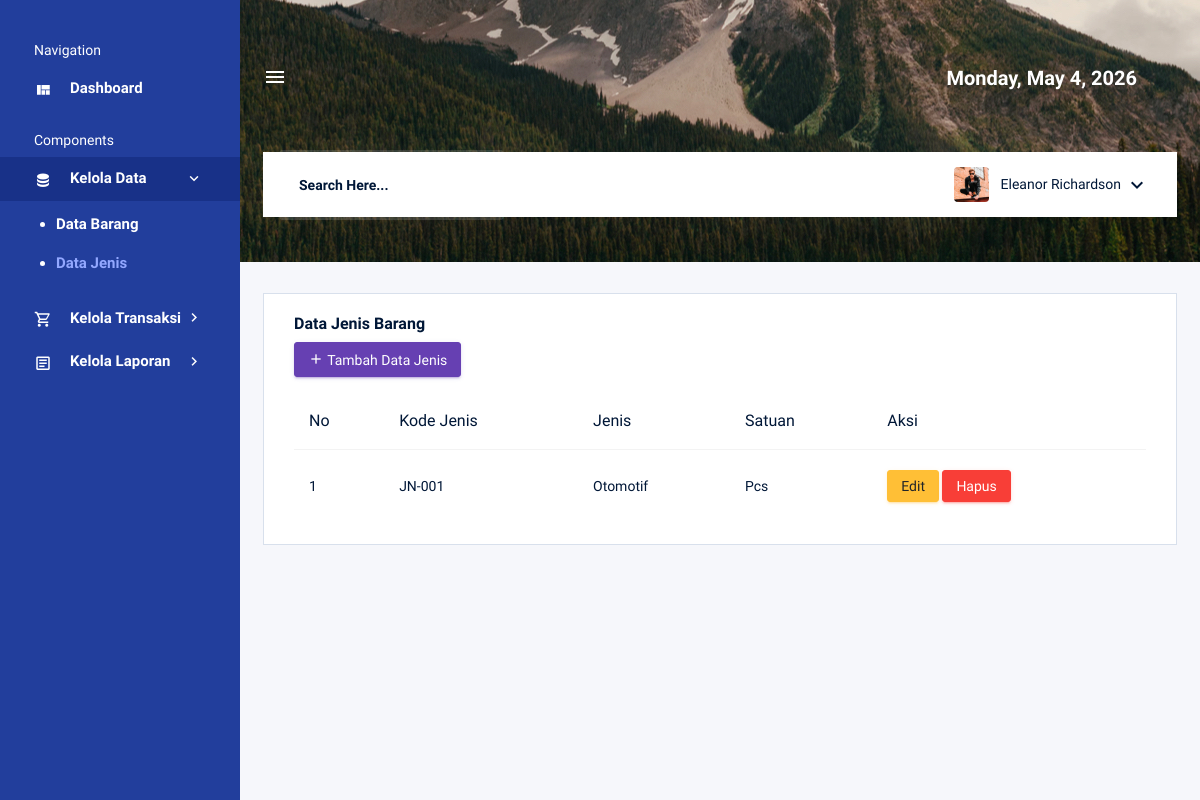
Page /admin/data_jenis.php on the earlier database version.
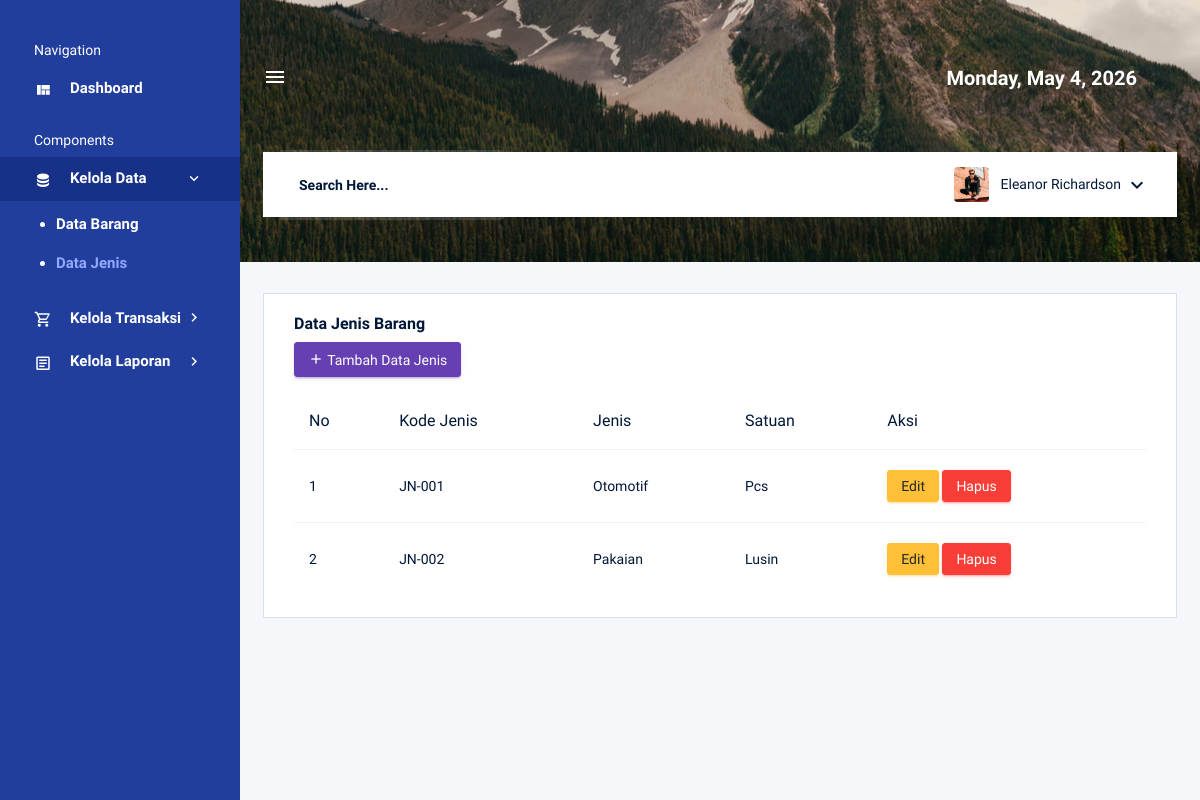
Same page on the later database version.
### tables this page shows
CREATE TABLE `tb_jenis` (
  `kode_jenis` varchar(20) NOT NULL,
  `jenis` varchar(50) DEFAULT NULL,
  `satuan` varchar(30) DEFAULT NULL
);

### admin/data_jenis.php (the view, shortened to what this page needs)
<?php
include '../koneksi.php';
?>
<!DOCTYPE html>
<html lang="en">
<?php include 'elements/header.php'; ?>
<body>
    <div class="container-scroller d-flex">
        <?php include 'elements/sidebar.php'; ?>
        <div class="container-fluid page-body-wrapper">
            <?php include 'elements/navbar.php'; ?>
            <div class="main-panel">
                <div class="content-wrapper">
                    <div class="row">
                        <div class="col-lg-12 grid-margin stretch-card">
                            <div class="card">
                                <div class="card-body">
                                    <h4 class="card-title">Data Jenis Barang</h4>
                                    <a href="input_jenis.php" class="btn btn-primary btn-sm mb-3">
                                        <i class="mdi mdi-plus"></i> Tambah Data Jenis
                                    </a>
                                    <div class="table-responsive">
                                        <table class="table table-hover">
                                            <thead>
                                                <tr>
                                                    <th>No</th>
                                                    <th>Kode Jenis</th>
                                                    <th>Jenis</th>
                                                    <th>Satuan</th>
                                                    <th>Aksi</th>
                                                </tr>
                                            </thead>
                                            <tbody>
                                                <?php
                                                $query = mysqli_query($koneksi, "SELECT * FROM tb_jenis ORDER BY kode_jenis ASC");
                                                $no = 1;
                                                while ($data = mysqli_fetch_array($query)) {
                                                ?>
                                                    <tr>
                                                        <td><?php echo $no++; ?></td>
                                                        <td><?php echo $data['kode_jenis']; ?></td>
                                                        <td><?php echo $data['jenis']; ?></td>
                                                        <td><?php echo $data['satuan']; ?></td>
                                                        <td>
                                                            <a href="edit_jenis.php?id=<?php echo $data['kode_jenis']; ?>" class="btn btn-sm btn-warning">Edit</a>
                                                            <a href="hapus_jenis.php?id=<?php echo $data['kode_jenis']; ?>"
                                                                class="btn btn-sm btn-danger btn-hapus"
                                                                data-id="<?php echo $data['kode_jenis']; ?>"
                                                                data-nama="<?php echo $data['jenis']; ?>">
                                                                Hapus
                                                            </a>
                                                        </td>
                                                    </tr>
                                                <?php } ?>
                                            </tbody>
                                        </table>
                                    </div>
                                </div>
                            </div>
                        </div>
                    </div>
                </div>
            </div>
        </div>
    </div>
</body>
</html>

Differences in the rows shown:
added tb_jenis: kode_jenis "JN-002", jenis "Pakaian", satuan "Lusin"
